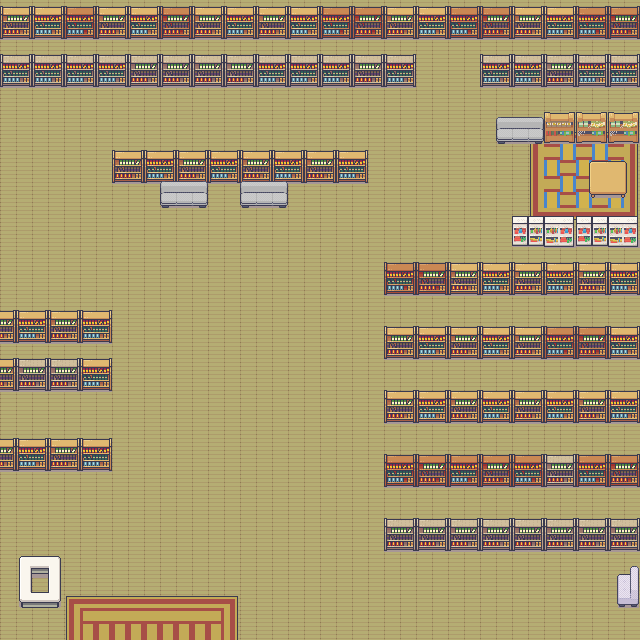

Below is a game level as drawn by its tile map, then a one-line description and the .tmx that defines it (tile-layer data replaced by summaries):
An orthogonal 40x40 tile map with 16x16 px tiles, 4 tile layers (ground, tapis, bibliotheque, chaise), 2 tilesets and 4 objects (spawn map0 0, switch ruine0 0, spawn ruine0 0, switch map0 0).

<map version="1.10" tiledversion="1.11.2" orientation="orthogonal" renderorder="right-down" width="40" height="40" tilewidth="16" tileheight="16" infinite="0" nextlayerid="7" nextobjectid="7">
 <tileset firstgid="1" source="tileset/tileset_16pix.tsx" />
 <tileset firstgid="4257" source="tileset/Interiors_free_16x16.tsx" />
 <layer id="1" name="ground" width="40" height="40">
  <data>[1600 cells, 1600 non-empty, 1 distinct tile ids]</data>
 </layer>
 <layer id="4" name="tapis" width="40" height="40">
  <data>[1600 cells, 43 non-empty, 13 distinct tile ids]</data>
 </layer>
 <layer id="2" name="bibliotheque" width="40" height="40">
  <data>[1600 cells, 660 non-empty, 78 distinct tile ids]</data>
 </layer>
 <layer id="3" name="chaise" width="40" height="40">
  <data>[1600 cells, 36 non-empty, 24 distinct tile ids]</data>
 </layer>
 <group id="5" name="objets">
  <objectgroup id="6" name="interface">
   <object id="2" name="spawn map0 0" x="144" y="628">
    <point />
   </object>
   <object id="3" name="switch ruine0 0" x="630.5" y="294" width="9" height="32.5" />
   <object id="4" name="spawn ruine0 0" x="637.5" y="295">
    <point />
   </object>
   <object id="6" name="switch map0 0" x="66" y="636.545" width="171.818" height="5.63636" />
  </objectgroup>
 </group>
</map>
